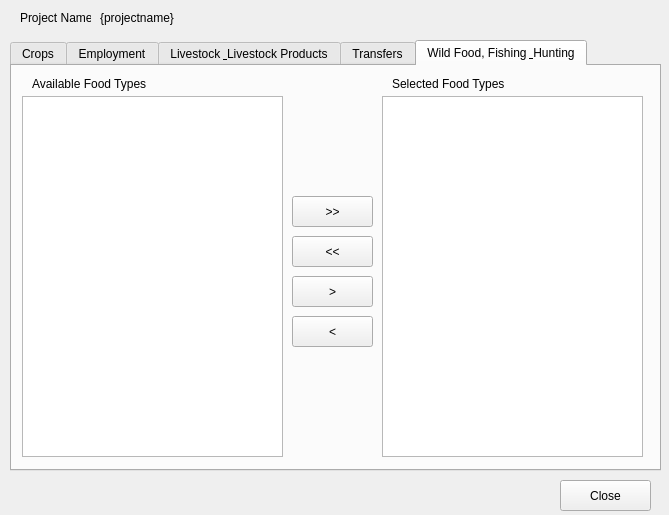
<?xml version="1.0" encoding="UTF-8"?>
<ui version="4.0">
 <class>ProjectConfiguration</class>
 <widget class="QWidget" name="ProjectConfiguration">
  <property name="geometry">
   <rect>
    <x>0</x>
    <y>0</y>
    <width>669</width>
    <height>515</height>
   </rect>
  </property>
  <property name="minimumSize">
   <size>
    <width>669</width>
    <height>515</height>
   </size>
  </property>
  <property name="sizeIncrement">
   <size>
    <width>0</width>
    <height>0</height>
   </size>
  </property>
  <property name="windowTitle">
   <string>Project Configuration</string>
  </property>
  <widget class="QLabel" name="label">
   <property name="geometry">
    <rect>
     <x>20</x>
     <y>10</y>
     <width>71</width>
     <height>16</height>
    </rect>
   </property>
   <property name="text">
    <string>Project Name:</string>
   </property>
  </widget>
  <widget class="QLabel" name="lblProjectName">
   <property name="geometry">
    <rect>
     <x>100</x>
     <y>10</y>
     <width>431</width>
     <height>16</height>
    </rect>
   </property>
   <property name="text">
    <string>{projectname}</string>
   </property>
  </widget>
  <widget class="QTabWidget" name="tabProjectIncome">
   <property name="geometry">
    <rect>
     <x>10</x>
     <y>40</y>
     <width>651</width>
     <height>431</height>
    </rect>
   </property>
   <property name="currentIndex">
    <number>4</number>
   </property>
   <widget class="QWidget" name="tabProjectHouseholdCharacteristics">
    <attribute name="title">
     <string>Crops</string>
    </attribute>
    <widget class="QPushButton" name="cmdCropsMoveSelected">
     <property name="geometry">
      <rect>
       <x>280</x>
       <y>210</y>
       <width>81</width>
       <height>31</height>
      </rect>
     </property>
     <property name="text">
      <string>&gt;</string>
     </property>
    </widget>
    <widget class="QPushButton" name="cmdCropsRemoveSelected">
     <property name="geometry">
      <rect>
       <x>280</x>
       <y>250</y>
       <width>81</width>
       <height>31</height>
      </rect>
     </property>
     <property name="text">
      <string>&lt;</string>
     </property>
    </widget>
    <widget class="QLabel" name="label_5">
     <property name="geometry">
      <rect>
       <x>20</x>
       <y>10</y>
       <width>171</width>
       <height>16</height>
      </rect>
     </property>
     <property name="text">
      <string>Available Crops</string>
     </property>
    </widget>
    <widget class="QPushButton" name="cmdCropsMoveAll">
     <property name="geometry">
      <rect>
       <x>280</x>
       <y>130</y>
       <width>81</width>
       <height>31</height>
      </rect>
     </property>
     <property name="text">
      <string>&gt;&gt;</string>
     </property>
    </widget>
    <widget class="QPushButton" name="cmdCropsRemoveAll">
     <property name="geometry">
      <rect>
       <x>280</x>
       <y>170</y>
       <width>81</width>
       <height>31</height>
      </rect>
     </property>
     <property name="text">
      <string>&lt;&lt;</string>
     </property>
    </widget>
    <widget class="QLabel" name="label_6">
     <property name="geometry">
      <rect>
       <x>380</x>
       <y>10</y>
       <width>211</width>
       <height>16</height>
      </rect>
     </property>
     <property name="text">
      <string>Selected Crops</string>
     </property>
    </widget>
    <widget class="QListView" name="lstHouseholdAvailableChars">
     <property name="geometry">
      <rect>
       <x>10</x>
       <y>30</y>
       <width>261</width>
       <height>361</height>
      </rect>
     </property>
    </widget>
    <widget class="QListView" name="lstHouseholdSelectedChars">
     <property name="geometry">
      <rect>
       <x>370</x>
       <y>30</y>
       <width>261</width>
       <height>361</height>
      </rect>
     </property>
    </widget>
   </widget>
   <widget class="QWidget" name="tabProjectPersonalCharacteristics">
    <attribute name="title">
     <string>Employment</string>
    </attribute>
    <widget class="QPushButton" name="cmdEmploymentRemoveSelected">
     <property name="geometry">
      <rect>
       <x>280</x>
       <y>250</y>
       <width>81</width>
       <height>31</height>
      </rect>
     </property>
     <property name="text">
      <string>&lt;</string>
     </property>
    </widget>
    <widget class="QLabel" name="label_4">
     <property name="geometry">
      <rect>
       <x>380</x>
       <y>10</y>
       <width>211</width>
       <height>16</height>
      </rect>
     </property>
     <property name="text">
      <string>Selected Employment Types</string>
     </property>
    </widget>
    <widget class="QPushButton" name="cmdEmploymentMoveSelected">
     <property name="geometry">
      <rect>
       <x>280</x>
       <y>210</y>
       <width>81</width>
       <height>31</height>
      </rect>
     </property>
     <property name="text">
      <string>&gt;</string>
     </property>
    </widget>
    <widget class="QPushButton" name="cmdEmploymentMoveAll">
     <property name="geometry">
      <rect>
       <x>280</x>
       <y>130</y>
       <width>81</width>
       <height>31</height>
      </rect>
     </property>
     <property name="text">
      <string>&gt;&gt;</string>
     </property>
    </widget>
    <widget class="QLabel" name="label_3">
     <property name="geometry">
      <rect>
       <x>20</x>
       <y>10</y>
       <width>171</width>
       <height>16</height>
      </rect>
     </property>
     <property name="text">
      <string>Available Employment Types</string>
     </property>
    </widget>
    <widget class="QPushButton" name="cmdEmploymentRemoveAll">
     <property name="geometry">
      <rect>
       <x>280</x>
       <y>170</y>
       <width>81</width>
       <height>31</height>
      </rect>
     </property>
     <property name="text">
      <string>&lt;&lt;</string>
     </property>
    </widget>
    <widget class="QListView" name="lstPersonalAvailableChars">
     <property name="geometry">
      <rect>
       <x>10</x>
       <y>30</y>
       <width>261</width>
       <height>361</height>
      </rect>
     </property>
    </widget>
    <widget class="QListView" name="lstPersonalSelectedChars">
     <property name="geometry">
      <rect>
       <x>370</x>
       <y>30</y>
       <width>261</width>
       <height>361</height>
      </rect>
     </property>
    </widget>
   </widget>
   <widget class="QWidget" name="tab">
    <attribute name="title">
     <string>Livestock &amp; Livestock Products</string>
    </attribute>
    <widget class="QListView" name="lstHouseholdAvailableChars_2">
     <property name="geometry">
      <rect>
       <x>10</x>
       <y>30</y>
       <width>261</width>
       <height>361</height>
      </rect>
     </property>
    </widget>
    <widget class="QListView" name="lstHouseholdSelectedChars_2">
     <property name="geometry">
      <rect>
       <x>370</x>
       <y>30</y>
       <width>261</width>
       <height>361</height>
      </rect>
     </property>
    </widget>
    <widget class="QPushButton" name="cmdLivestockMoveSelected">
     <property name="geometry">
      <rect>
       <x>280</x>
       <y>210</y>
       <width>81</width>
       <height>31</height>
      </rect>
     </property>
     <property name="text">
      <string>&gt;</string>
     </property>
    </widget>
    <widget class="QLabel" name="label_7">
     <property name="geometry">
      <rect>
       <x>380</x>
       <y>10</y>
       <width>211</width>
       <height>16</height>
      </rect>
     </property>
     <property name="text">
      <string>Selected Livestock &amp; Livestock Types</string>
     </property>
    </widget>
    <widget class="QPushButton" name="cmdLivestockRemoveSelected">
     <property name="geometry">
      <rect>
       <x>280</x>
       <y>250</y>
       <width>81</width>
       <height>31</height>
      </rect>
     </property>
     <property name="text">
      <string>&lt;</string>
     </property>
    </widget>
    <widget class="QLabel" name="label_8">
     <property name="geometry">
      <rect>
       <x>20</x>
       <y>10</y>
       <width>181</width>
       <height>16</height>
      </rect>
     </property>
     <property name="text">
      <string>Available Livestock &amp; Livestock Types</string>
     </property>
    </widget>
    <widget class="QPushButton" name="cmdLivestockMoveAll">
     <property name="geometry">
      <rect>
       <x>280</x>
       <y>130</y>
       <width>81</width>
       <height>31</height>
      </rect>
     </property>
     <property name="text">
      <string>&gt;&gt;</string>
     </property>
    </widget>
    <widget class="QPushButton" name="cmdLivestockRemoveAll">
     <property name="geometry">
      <rect>
       <x>280</x>
       <y>170</y>
       <width>81</width>
       <height>31</height>
      </rect>
     </property>
     <property name="text">
      <string>&lt;&lt;</string>
     </property>
    </widget>
   </widget>
   <widget class="QWidget" name="tab_2">
    <attribute name="title">
     <string>Transfers</string>
    </attribute>
    <widget class="QListView" name="lstHouseholdAvailableChars_3">
     <property name="geometry">
      <rect>
       <x>10</x>
       <y>30</y>
       <width>261</width>
       <height>361</height>
      </rect>
     </property>
    </widget>
    <widget class="QListView" name="lstHouseholdSelectedChars_3">
     <property name="geometry">
      <rect>
       <x>370</x>
       <y>30</y>
       <width>261</width>
       <height>361</height>
      </rect>
     </property>
    </widget>
    <widget class="QPushButton" name="cmdTransfersMoveSelected">
     <property name="geometry">
      <rect>
       <x>280</x>
       <y>210</y>
       <width>81</width>
       <height>31</height>
      </rect>
     </property>
     <property name="text">
      <string>&gt;</string>
     </property>
    </widget>
    <widget class="QLabel" name="label_9">
     <property name="geometry">
      <rect>
       <x>380</x>
       <y>10</y>
       <width>211</width>
       <height>16</height>
      </rect>
     </property>
     <property name="text">
      <string>Selected Transfer Types</string>
     </property>
    </widget>
    <widget class="QPushButton" name="cmdTransfersRemoveSelected">
     <property name="geometry">
      <rect>
       <x>280</x>
       <y>250</y>
       <width>81</width>
       <height>31</height>
      </rect>
     </property>
     <property name="text">
      <string>&lt;</string>
     </property>
    </widget>
    <widget class="QLabel" name="label_10">
     <property name="geometry">
      <rect>
       <x>20</x>
       <y>10</y>
       <width>171</width>
       <height>16</height>
      </rect>
     </property>
     <property name="text">
      <string>Available Transfer Types</string>
     </property>
    </widget>
    <widget class="QPushButton" name="cmdTransfersMoveAll">
     <property name="geometry">
      <rect>
       <x>280</x>
       <y>130</y>
       <width>81</width>
       <height>31</height>
      </rect>
     </property>
     <property name="text">
      <string>&gt;&gt;</string>
     </property>
    </widget>
    <widget class="QPushButton" name="cmdTransfersRemoveAll">
     <property name="geometry">
      <rect>
       <x>280</x>
       <y>170</y>
       <width>81</width>
       <height>31</height>
      </rect>
     </property>
     <property name="text">
      <string>&lt;&lt;</string>
     </property>
    </widget>
   </widget>
   <widget class="QWidget" name="tab_3">
    <attribute name="title">
     <string>Wild Food, Fishing &amp; Hunting</string>
    </attribute>
    <widget class="QListView" name="lstHouseholdAvailableChars_4">
     <property name="geometry">
      <rect>
       <x>10</x>
       <y>30</y>
       <width>261</width>
       <height>361</height>
      </rect>
     </property>
    </widget>
    <widget class="QListView" name="lstHouseholdSelectedChars_4">
     <property name="geometry">
      <rect>
       <x>370</x>
       <y>30</y>
       <width>261</width>
       <height>361</height>
      </rect>
     </property>
    </widget>
    <widget class="QPushButton" name="cmdWildFoodMoveSelected">
     <property name="geometry">
      <rect>
       <x>280</x>
       <y>210</y>
       <width>81</width>
       <height>31</height>
      </rect>
     </property>
     <property name="text">
      <string>&gt;</string>
     </property>
    </widget>
    <widget class="QLabel" name="label_11">
     <property name="geometry">
      <rect>
       <x>380</x>
       <y>10</y>
       <width>211</width>
       <height>16</height>
      </rect>
     </property>
     <property name="text">
      <string>Selected Food Types</string>
     </property>
    </widget>
    <widget class="QPushButton" name="cmdWildFoodRemoveSelected">
     <property name="geometry">
      <rect>
       <x>280</x>
       <y>250</y>
       <width>81</width>
       <height>31</height>
      </rect>
     </property>
     <property name="text">
      <string>&lt;</string>
     </property>
    </widget>
    <widget class="QLabel" name="label_12">
     <property name="geometry">
      <rect>
       <x>20</x>
       <y>10</y>
       <width>171</width>
       <height>16</height>
      </rect>
     </property>
     <property name="text">
      <string>Available Food Types</string>
     </property>
    </widget>
    <widget class="QPushButton" name="cmdWildFoodMoveAll">
     <property name="geometry">
      <rect>
       <x>280</x>
       <y>130</y>
       <width>81</width>
       <height>31</height>
      </rect>
     </property>
     <property name="text">
      <string>&gt;&gt;</string>
     </property>
    </widget>
    <widget class="QPushButton" name="cmdWildFoodRemoveAll">
     <property name="geometry">
      <rect>
       <x>280</x>
       <y>170</y>
       <width>81</width>
       <height>31</height>
      </rect>
     </property>
     <property name="text">
      <string>&lt;&lt;</string>
     </property>
    </widget>
   </widget>
  </widget>
  <widget class="QPushButton" name="cmdClose">
   <property name="geometry">
    <rect>
     <x>560</x>
     <y>480</y>
     <width>91</width>
     <height>31</height>
    </rect>
   </property>
   <property name="text">
    <string>Close</string>
   </property>
  </widget>
 </widget>
 <resources/>
 <connections/>
</ui>
